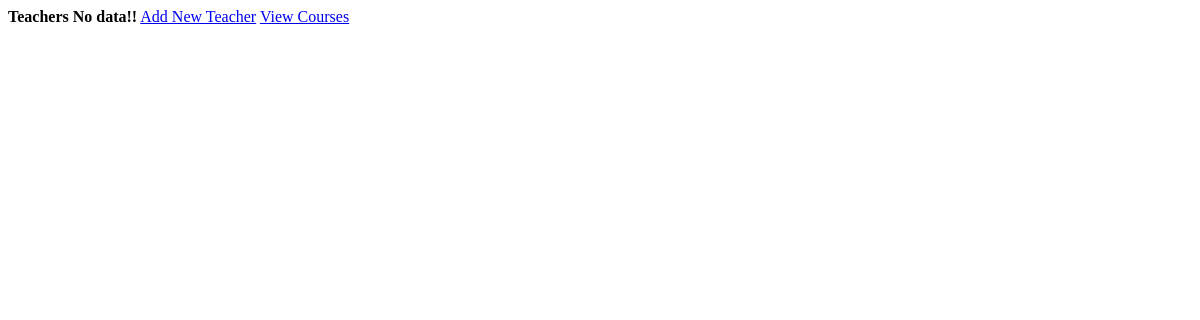
The app's page /, older data.
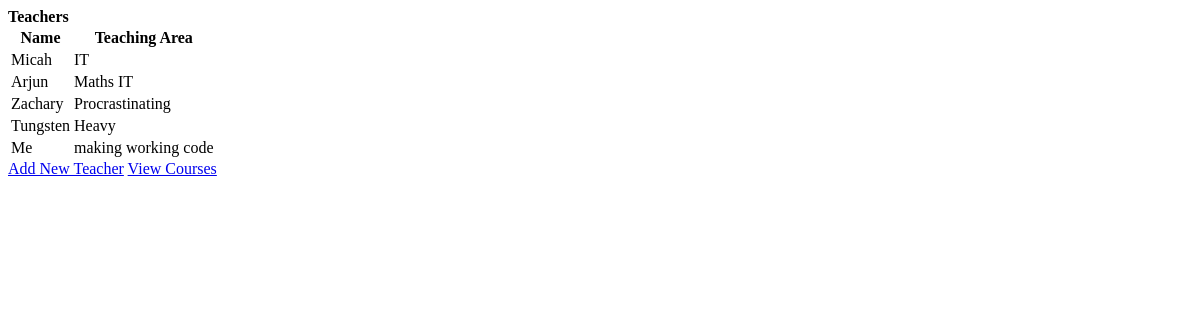
The same page, newer data.
### MyApp/models.py (models this page shows, shortened)
class teacher(models.Model):
    Name = models.CharField(max_length=25)
    Area = models.CharField(max_length=30)
    Courses = models.ManyToManyField(course, blank=True)

### MyApp/views.py (the view)
# urls.py: re_path(r'^$', MyApp.views.index, name='index'),
def index(request):
    teach = teacher.objects.all()
    return render(request,"MyApp/index.html",{'content':teach})

### MyApp/templates/MyApp/index.html (shortened to what this page needs)
<html>
<head>
</head>
<body>
    <strong>Teachers</strong>
    {% if content %}
    <table>
        <tr>
            <th>Name</th>
            <th>Teaching Area</th>
        </tr>
        {% for teach in content %}
        <tr>
            <td>{{ teach.Name }}</td>
            <td>{{ teach.Area }}</td>
        </tr>
        {% endfor %}
    </table>
    {% else %}
    <strong>No data!!</strong>
    {% endif %}
    <a href="{% url 'input' %}">Add New Teacher</a>
    <a href="{% url 'course' %}">View Courses</a>
</body>
</html>

Row changes from the older to the newer data that the page shows:
added teacher: Name "Micah", Area "IT"
added teacher: Name "Arjun", Area "Maths IT"
added teacher: Name "Zachary", Area "Procrastinating"
added teacher: Name "Tungsten", Area "Heavy"
added teacher: Name "Me", Area "making working code"
Text that changed along with them:
text no longer shown: "No data!!"
text now shown: "Name Teaching Area"
